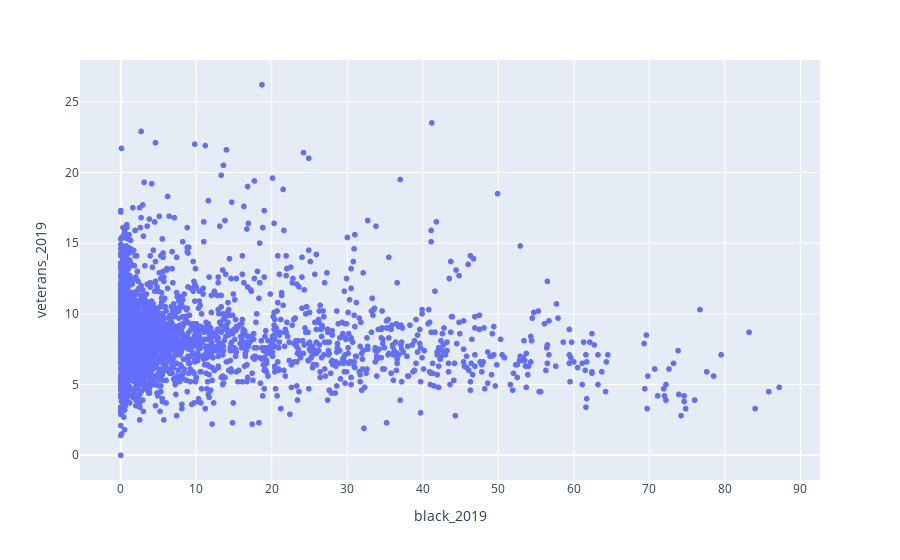

This figure's notebook cell:
### Code cell
fig = px.scatter(county_complete, x="black_2019", y="veterans_2019")

fig.show()

### Figure 1 — Plotly figure (JSON) as saved in the notebook; plotly's stock layout.template omitted (floating-point values rounded to 4 significant figures; data arrays with more than 128 entries replaced by an {"elided": "..."} marker saying what was removed)
{"data": [{"hovertemplate": "black_2019=%{x}<br>veterans_2019=%{y}<extra></extra>", "legendgroup": "", "marker": {"color": "#636efa", "symbol": "circle"}, "mode": "markers", "name": "", "showlegend": false, "type": "scattergl", "x": {"elided": "3142 float values"}, "xaxis": "x", "y": {"elided": "3142 float values"}, "yaxis": "y"}], "layout": {"legend": {"tracegroupgap": 0}, "margin": {"t": 60}, "xaxis": {"anchor": "y", "domain": [0, 1], "title": {"text": "black_2019"}}, "yaxis": {"anchor": "x", "domain": [0, 1], "title": {"text": "veterans_2019"}}}}
